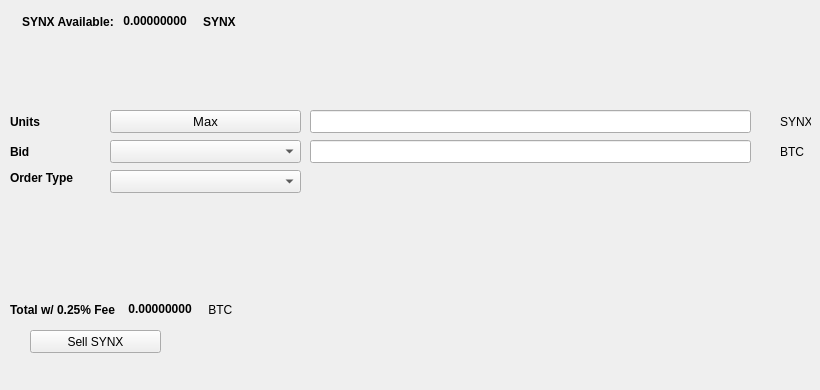
   <widget class="QWidget" name="SellTab">
    <attribute name="title">
     <string>Sell</string>
    </attribute>
    <widget class="QLabel" name="label_16">
     <property name="geometry">
      <rect>
       <x>780</x>
       <y>140</y>
       <width>31</width>
       <height>23</height>
      </rect>
     </property>
     <property name="text">
      <string>BTC</string>
     </property>
    </widget>
    <widget class="QComboBox" name="SellBidcomboBox">
     <property name="geometry">
      <rect>
       <x>110</x>
       <y>140</y>
       <width>191</width>
       <height>23</height>
      </rect>
     </property>
     <property name="font">
      <font>
       <pointsize>10</pointsize>
      </font>
     </property>
    </widget>
    <widget class="QLabel" name="label_18">
     <property name="geometry">
      <rect>
       <x>10</x>
       <y>110</y>
       <width>46</width>
       <height>23</height>
      </rect>
     </property>
     <property name="font">
      <font>
       <weight>75</weight>
       <bold>true</bold>
      </font>
     </property>
     <property name="text">
      <string>Units</string>
     </property>
    </widget>
    <widget class="QPushButton" name="Sell_Max_Amount">
     <property name="geometry">
      <rect>
       <x>110</x>
       <y>110</y>
       <width>191</width>
       <height>23</height>
      </rect>
     </property>
     <property name="font">
      <font>
       <pointsize>10</pointsize>
      </font>
     </property>
     <property name="text">
      <string>Max</string>
     </property>
    </widget>
    <widget class="QLabel" name="label_20">
     <property name="geometry">
      <rect>
       <x>10</x>
       <y>170</y>
       <width>91</width>
       <height>16</height>
      </rect>
     </property>
     <property name="font">
      <font>
       <weight>75</weight>
       <bold>true</bold>
      </font>
     </property>
     <property name="text">
      <string>Order Type</string>
     </property>
    </widget>
    <widget class="QComboBox" name="SellOrdertypeCombo">
     <property name="geometry">
      <rect>
       <x>110</x>
       <y>170</y>
       <width>191</width>
       <height>23</height>
      </rect>
     </property>
     <property name="font">
      <font>
       <pointsize>10</pointsize>
      </font>
     </property>
    </widget>
    <widget class="QLabel" name="label_21">
     <property name="geometry">
      <rect>
       <x>10</x>
       <y>140</y>
       <width>46</width>
       <height>23</height>
      </rect>
     </property>
     <property name="font">
      <font>
       <weight>75</weight>
       <bold>true</bold>
      </font>
     </property>
     <property name="text">
      <string>Bid</string>
     </property>
    </widget>
    <widget class="QLabel" name="label_22">
     <property name="geometry">
      <rect>
       <x>780</x>
       <y>110</y>
       <width>31</width>
       <height>23</height>
      </rect>
     </property>
     <property name="text">
      <string>SYNX</string>
     </property>
    </widget>
    <widget class="QLineEdit" name="UnitsInputSYNX">
     <property name="geometry">
      <rect>
       <x>310</x>
       <y>110</y>
       <width>441</width>
       <height>23</height>
      </rect>
     </property>
     <property name="font">
      <font>
       <pointsize>9</pointsize>
       <weight>75</weight>
       <bold>true</bold>
      </font>
     </property>
    </widget>
    <widget class="QLineEdit" name="SellBidPriceEdit">
     <property name="geometry">
      <rect>
       <x>310</x>
       <y>140</y>
       <width>441</width>
       <height>23</height>
      </rect>
     </property>
     <property name="font">
      <font>
       <pointsize>9</pointsize>
       <weight>75</weight>
       <bold>true</bold>
      </font>
     </property>
    </widget>
    <widget class="QPushButton" name="SellSYNXBTN">
     <property name="geometry">
      <rect>
       <x>30</x>
       <y>330</y>
       <width>131</width>
       <height>23</height>
      </rect>
     </property>
     <property name="text">
      <string>Sell SYNX</string>
     </property>
     <property name="icon">
      <iconset resource="../syndicate">
       <normaloff>:/icons/bitcoin</normaloff>:/icons/bitcoin</iconset>
     </property>
    </widget>
    <widget class="QWidget" name="layoutWidget3">
     <property name="geometry">
      <rect>
       <x>22</x>
       <y>12</y>
       <width>258</width>
       <height>19</height>
      </rect>
     </property>
     <layout class="QHBoxLayout" name="horizontalLayout">
      <item>
       <widget class="QLabel" name="label232_2">
        <property name="font">
         <font>
          <weight>75</weight>
          <bold>true</bold>
         </font>
        </property>
        <property name="text">
         <string>SYNX Available:</string>
        </property>
       </widget>
      </item>
      <item>
       <widget class="QLabel" name="SYNXAvailableLabel">
        <property name="palette">
         <palette>
          <active>
           <colorrole role="WindowText">
            <brush brushstyle="SolidPattern">
             <color alpha="255">
              <red>0</red>
              <green>0</green>
              <blue>0</blue>
             </color>
            </brush>
           </colorrole>
           <colorrole role="Button">
            <brush brushstyle="SolidPattern">
             <color alpha="255">
              <red>0</red>
              <green>170</green>
              <blue>0</blue>
             </color>
            </brush>
           </colorrole>
           <colorrole role="Light">
            <brush brushstyle="SolidPattern">
             <color alpha="255">
              <red>0</red>
              <green>255</green>
              <blue>0</blue>
             </color>
            </brush>
           </colorrole>
           <colorrole role="Midlight">
            <brush brushstyle="SolidPattern">
             <color alpha="255">
              <red>0</red>
              <green>212</green>
              <blue>0</blue>
             </color>
            </brush>
           </colorrole>
           <colorrole role="Dark">
            <brush brushstyle="SolidPattern">
             <color alpha="255">
              <red>0</red>
              <green>85</green>
              <blue>0</blue>
             </color>
            </brush>
           </colorrole>
           <colorrole role="Mid">
            <brush brushstyle="SolidPattern">
             <color alpha="255">
              <red>0</red>
              <green>113</green>
              <blue>0</blue>
             </color>
            </brush>
           </colorrole>
           <colorrole role="Text">
            <brush brushstyle="SolidPattern">
             <color alpha="255">
              <red>0</red>
              <green>170</green>
              <blue>0</blue>
             </color>
            </brush>
           </colorrole>
           <colorrole role="BrightText">
            <brush brushstyle="SolidPattern">
             <color alpha="255">
              <red>255</red>
              <green>255</green>
              <blue>255</blue>
             </color>
            </brush>
           </colorrole>
           <colorrole role="ButtonText">
            <brush brushstyle="SolidPattern">
             <color alpha="255">
              <red>0</red>
              <green>0</green>
              <blue>0</blue>
             </color>
            </brush>
           </colorrole>
           <colorrole role="Base">
            <brush brushstyle="SolidPattern">
             <color alpha="255">
              <red>255</red>
              <green>255</green>
              <blue>255</blue>
             </color>
            </brush>
           </colorrole>
           <colorrole role="Window">
            <brush brushstyle="SolidPattern">
             <color alpha="255">
              <red>0</red>
              <green>170</green>
              <blue>0</blue>
             </color>
            </brush>
           </colorrole>
           <colorrole role="Shadow">
            <brush brushstyle="SolidPattern">
             <color alpha="255">
              <red>0</red>
              <green>0</green>
              <blue>0</blue>
             </color>
            </brush>
           </colorrole>
           <colorrole role="AlternateBase">
            <brush brushstyle="SolidPattern">
             <color alpha="255">
              <red>127</red>
              <green>212</green>
              <blue>127</blue>
             </color>
            </brush>
           </colorrole>
           <colorrole role="ToolTipBase">
            <brush brushstyle="SolidPattern">
             <color alpha="255">
              <red>255</red>
              <green>255</green>
              <blue>220</blue>
             </color>
            </brush>
           </colorrole>
           <colorrole role="ToolTipText">
            <brush brushstyle="SolidPattern">
             <color alpha="255">
              <red>0</red>
              <green>0</green>
              <blue>0</blue>
             </color>
            </brush>
           </colorrole>
          </active>
          <inactive>
           <colorrole role="WindowText">
            <brush brushstyle="SolidPattern">
             <color alpha="255">
              <red>0</red>
              <green>0</green>
              <blue>0</blue>
             </color>
            </brush>
           </colorrole>
           <colorrole role="Button">
            <brush brushstyle="SolidPattern">
             <color alpha="255">
              <red>0</red>
              <green>170</green>
              <blue>0</blue>
             </color>
            </brush>
           </colorrole>
           <colorrole role="Light">
            <brush brushstyle="SolidPattern">
             <color alpha="255">
              <red>0</red>
              <green>255</green>
              <blue>0</blue>
             </color>
            </brush>
           </colorrole>
           <colorrole role="Midlight">
            <brush brushstyle="SolidPattern">
             <color alpha="255">
              <red>0</red>
              <green>212</green>
              <blue>0</blue>
             </color>
            </brush>
           </colorrole>
           <colorrole role="Dark">
            <brush brushstyle="SolidPattern">
             <color alpha="255">
              <red>0</red>
              <green>85</green>
              <blue>0</blue>
             </color>
            </brush>
           </colorrole>
           <colorrole role="Mid">
            <brush brushstyle="SolidPattern">
             <color alpha="255">
              <red>0</red>
              <green>113</green>
              <blue>0</blue>
             </color>
            </brush>
           </colorrole>
           <colorrole role="Text">
            <brush brushstyle="SolidPattern">
             <color alpha="255">
              <red>0</red>
              <green>170</green>
              <blue>0</blue>
             </color>
            </brush>
           </colorrole>
           <colorrole role="BrightText">
            <brush brushstyle="SolidPattern">
             <color alpha="255">
              <red>255</red>
              <green>255</green>
              <blue>255</blue>
             </color>
            </brush>
           </colorrole>
           <colorrole role="ButtonText">
            <brush brushstyle="SolidPattern">
             <color alpha="255">
              <red>0</red>
              <green>0</green>
              <blue>0</blue>
             </color>
            </brush>
           </colorrole>
           <colorrole role="Base">
            <brush brushstyle="SolidPattern">
             <color alpha="255">
              <red>255</red>
              <green>255</green>
              <blue>255</blue>
             </color>
            </brush>
           </colorrole>
           <colorrole role="Window">
            <brush brushstyle="SolidPattern">
             <color alpha="255">
              <red>0</red>
              <green>170</green>
              <blue>0</blue>
             </color>
            </brush>
           </colorrole>
           <colorrole role="Shadow">
            <brush brushstyle="SolidPattern">
             <color alpha="255">
              <red>0</red>
              <green>0</green>
              <blue>0</blue>
             </color>
            </brush>
           </colorrole>
           <colorrole role="AlternateBase">
            <brush brushstyle="SolidPattern">
             <color alpha="255">
              <red>127</red>
              <green>212</green>
              <blue>127</blue>
             </color>
            </brush>
           </colorrole>
           <colorrole role="ToolTipBase">
            <brush brushstyle="SolidPattern">
             <color alpha="255">
              <red>255</red>
              <green>255</green>
              <blue>220</blue>
             </color>
            </brush>
           </colorrole>
           <colorrole role="ToolTipText">
            <brush brushstyle="SolidPattern">
             <color alpha="255">
              <red>0</red>
              <green>0</green>
              <blue>0</blue>
             </color>
            </brush>
           </colorrole>
          </inactive>
          <disabled>
           <colorrole role="WindowText">
            <brush brushstyle="SolidPattern">
             <color alpha="255">
              <red>0</red>
              <green>85</green>
              <blue>0</blue>
             </color>
            </brush>
           </colorrole>
           <colorrole role="Button">
            <brush brushstyle="SolidPattern">
             <color alpha="255">
              <red>0</red>
              <green>170</green>
              <blue>0</blue>
             </color>
            </brush>
           </colorrole>
           <colorrole role="Light">
            <brush brushstyle="SolidPattern">
             <color alpha="255">
              <red>0</red>
              <green>255</green>
              <blue>0</blue>
             </color>
            </brush>
           </colorrole>
           <colorrole role="Midlight">
            <brush brushstyle="SolidPattern">
             <color alpha="255">
              <red>0</red>
              <green>212</green>
              <blue>0</blue>
             </color>
            </brush>
           </colorrole>
           <colorrole role="Dark">
            <brush brushstyle="SolidPattern">
             <color alpha="255">
              <red>0</red>
              <green>85</green>
              <blue>0</blue>
             </color>
            </brush>
           </colorrole>
           <colorrole role="Mid">
            <brush brushstyle="SolidPattern">
             <color alpha="255">
              <red>0</red>
              <green>113</green>
              <blue>0</blue>
             </color>
            </brush>
           </colorrole>
           <colorrole role="Text">
            <brush brushstyle="SolidPattern">
             <color alpha="255">
              <red>0</red>
              <green>85</green>
              <blue>0</blue>
             </color>
            </brush>
           </colorrole>
           <colorrole role="BrightText">
            <brush brushstyle="SolidPattern">
             <color alpha="255">
              <red>255</red>
              <green>255</green>
              <blue>255</blue>
             </color>
            </brush>
           </colorrole>
           <colorrole role="ButtonText">
            <brush brushstyle="SolidPattern">
             <color alpha="255">
              <red>0</red>
              <green>85</green>
              <blue>0</blue>
             </color>
            </brush>
           </colorrole>
           <colorrole role="Base">
            <brush brushstyle="SolidPattern">
             <color alpha="255">
              <red>0</red>
              <green>170</green>
              <blue>0</blue>
             </color>
            </brush>
           </colorrole>
           <colorrole role="Window">
            <brush brushstyle="SolidPattern">
             <color alpha="255">
              <red>0</red>
              <green>170</green>
              <blue>0</blue>
             </color>
            </brush>
           </colorrole>
           <colorrole role="Shadow">
            <brush brushstyle="SolidPattern">
             <color alpha="255">
              <red>0</red>
              <green>0</green>
              <blue>0</blue>
             </color>
            </brush>
           </colorrole>
           <colorrole role="AlternateBase">
            <brush brushstyle="SolidPattern">
             <color alpha="255">
              <red>0</red>
              <green>170</green>
              <blue>0</blue>
             </color>
            </brush>
           </colorrole>
           <colorrole role="ToolTipBase">
            <brush brushstyle="SolidPattern">
             <color alpha="255">
              <red>255</red>
              <green>255</green>
              <blue>220</blue>
             </color>
            </brush>
           </colorrole>
           <colorrole role="ToolTipText">
            <brush brushstyle="SolidPattern">
             <color alpha="255">
              <red>0</red>
              <green>0</green>
              <blue>0</blue>
             </color>
            </brush>
           </colorrole>
          </disabled>
         </palette>
        </property>
        <property name="font">
         <font>
          <weight>75</weight>
          <bold>true</bold>
         </font>
        </property>
        <property name="text">
         <string> 0.00000000 </string>
        </property>
        <property name="textInteractionFlags">
         <set>Qt::LinksAccessibleByMouse|Qt::TextSelectableByKeyboard|Qt::TextSelectableByMouse</set>
        </property>
       </widget>
      </item>
      <item>
       <widget class="QLabel" name="labelSYNX">
        <property name="font">
         <font>
          <weight>75</weight>
          <bold>true</bold>
         </font>
        </property>
        <property name="text">
         <string>SYNX</string>
        </property>
       </widget>
      </item>
     </layout>
    </widget>
    <widget class="QWidget" name="layoutWidget">
     <property name="geometry">
      <rect>
       <x>10</x>
       <y>300</y>
       <width>268</width>
       <height>19</height>
      </rect>
     </property>
     <layout class="QHBoxLayout" name="horizontalLayout_2">
      <item>
       <widget class="QLabel" name="label_19">
        <property name="font">
         <font>
          <weight>75</weight>
          <bold>true</bold>
         </font>
        </property>
        <property name="text">
         <string>Total w/ 0.25% Fee </string>
        </property>
       </widget>
      </item>
      <item>
       <widget class="QLabel" name="SellCostLabel">
        <property name="palette">
         <palette>
          <active>
           <colorrole role="WindowText">
            <brush brushstyle="SolidPattern">
             <color alpha="255">
              <red>0</red>
              <green>0</green>
              <blue>0</blue>
             </color>
            </brush>
           </colorrole>
           <colorrole role="Button">
            <brush brushstyle="SolidPattern">
             <color alpha="255">
              <red>0</red>
              <green>170</green>
              <blue>0</blue>
             </color>
            </brush>
           </colorrole>
           <colorrole role="Light">
            <brush brushstyle="SolidPattern">
             <color alpha="255">
              <red>0</red>
              <green>255</green>
              <blue>0</blue>
             </color>
            </brush>
           </colorrole>
           <colorrole role="Midlight">
            <brush brushstyle="SolidPattern">
             <color alpha="255">
              <red>0</red>
              <green>212</green>
              <blue>0</blue>
             </color>
            </brush>
           </colorrole>
           <colorrole role="Dark">
            <brush brushstyle="SolidPattern">
             <color alpha="255">
              <red>0</red>
              <green>85</green>
              <blue>0</blue>
             </color>
            </brush>
           </colorrole>
           <colorrole role="Mid">
            <brush brushstyle="SolidPattern">
             <color alpha="255">
              <red>0</red>
              <green>113</green>
              <blue>0</blue>
             </color>
            </brush>
           </colorrole>
           <colorrole role="Text">
            <brush brushstyle="SolidPattern">
             <color alpha="255">
              <red>0</red>
              <green>170</green>
              <blue>0</blue>
             </color>
            </brush>
           </colorrole>
           <colorrole role="BrightText">
            <brush brushstyle="SolidPattern">
             <color alpha="255">
              <red>255</red>
              <green>255</green>
              <blue>255</blue>
             </color>
            </brush>
           </colorrole>
           <colorrole role="ButtonText">
            <brush brushstyle="SolidPattern">
             <color alpha="255">
              <red>0</red>
              <green>0</green>
              <blue>0</blue>
             </color>
            </brush>
           </colorrole>
           <colorrole role="Base">
            <brush brushstyle="SolidPattern">
             <color alpha="255">
              <red>255</red>
              <green>255</green>
              <blue>255</blue>
             </color>
            </brush>
           </colorrole>
           <colorrole role="Window">
            <brush brushstyle="SolidPattern">
             <color alpha="255">
              <red>0</red>
              <green>170</green>
              <blue>0</blue>
             </color>
            </brush>
           </colorrole>
           <colorrole role="Shadow">
            <brush brushstyle="SolidPattern">
             <color alpha="255">
              <red>0</red>
              <green>0</green>
              <blue>0</blue>
             </color>
            </brush>
           </colorrole>
           <colorrole role="AlternateBase">
            <brush brushstyle="SolidPattern">
             <color alpha="255">
              <red>127</red>
              <green>212</green>
              <blue>127</blue>
             </color>
            </brush>
           </colorrole>
           <colorrole role="ToolTipBase">
            <brush brushstyle="SolidPattern">
             <color alpha="255">
              <red>255</red>
              <green>255</green>
              <blue>220</blue>
             </color>
            </brush>
           </colorrole>
           <colorrole role="ToolTipText">
            <brush brushstyle="SolidPattern">
             <color alpha="255">
              <red>0</red>
              <green>0</green>
              <blue>0</blue>
             </color>
            </brush>
           </colorrole>
          </active>
          <inactive>
           <colorrole role="WindowText">
            <brush brushstyle="SolidPattern">
             <color alpha="255">
              <red>0</red>
              <green>0</green>
              <blue>0</blue>
             </color>
            </brush>
           </colorrole>
           <colorrole role="Button">
            <brush brushstyle="SolidPattern">
             <color alpha="255">
              <red>0</red>
              <green>170</green>
              <blue>0</blue>
             </color>
            </brush>
           </colorrole>
           <colorrole role="Light">
            <brush brushstyle="SolidPattern">
             <color alpha="255">
              <red>0</red>
              <green>255</green>
              <blue>0</blue>
             </color>
            </brush>
           </colorrole>
           <colorrole role="Midlight">
            <brush brushstyle="SolidPattern">
             <color alpha="255">
              <red>0</red>
              <green>212</green>
              <blue>0</blue>
             </color>
            </brush>
           </colorrole>
           <colorrole role="Dark">
            <brush brushstyle="SolidPattern">
             <color alpha="255">
              <red>0</red>
              <green>85</green>
              <blue>0</blue>
             </color>
            </brush>
           </colorrole>
           <colorrole role="Mid">
            <brush brushstyle="SolidPattern">
             <color alpha="255">
              <red>0</red>
              <green>113</green>
              <blue>0</blue>
             </color>
            </brush>
           </colorrole>
           <colorrole role="Text">
            <brush brushstyle="SolidPattern">
             <color alpha="255">
              <red>0</red>
              <green>170</green>
              <blue>0</blue>
             </color>
            </brush>
           </colorrole>
           <colorrole role="BrightText">
            <brush brushstyle="SolidPattern">
             <color alpha="255">
              <red>255</red>
              <green>255</green>
              <blue>255</blue>
             </color>
            </brush>
           </colorrole>
           <colorrole role="ButtonText">
            <brush brushstyle="SolidPattern">
             <color alpha="255">
              <red>0</red>
              <green>0</green>
              <blue>0</blue>
             </color>
            </brush>
           </colorrole>
           <colorrole role="Base">
            <brush brushstyle="SolidPattern">
             <color alpha="255">
              <red>255</red>
              <green>255</green>
              <blue>255</blue>
             </color>
            </brush>
           </colorrole>
           <colorrole role="Window">
            <brush brushstyle="SolidPattern">
             <color alpha="255">
              <red>0</red>
              <green>170</green>
              <blue>0</blue>
             </color>
            </brush>
           </colorrole>
           <colorrole role="Shadow">
            <brush brushstyle="SolidPattern">
             <color alpha="255">
              <red>0</red>
              <green>0</green>
              <blue>0</blue>
             </color>
            </brush>
           </colorrole>
           <colorrole role="AlternateBase">
            <brush brushstyle="SolidPattern">
             <color alpha="255">
              <red>127</red>
              <green>212</green>
              <blue>127</blue>
             </color>
            </brush>
           </colorrole>
           <colorrole role="ToolTipBase">
            <brush brushstyle="SolidPattern">
             <color alpha="255">
              <red>255</red>
              <green>255</green>
              <blue>220</blue>
             </color>
            </brush>
           </colorrole>
           <colorrole role="ToolTipText">
            <brush brushstyle="SolidPattern">
             <color alpha="255">
              <red>0</red>
              <green>0</green>
              <blue>0</blue>
             </color>
            </brush>
           </colorrole>
          </inactive>
          <disabled>
           <colorrole role="WindowText">
            <brush brushstyle="SolidPattern">
             <color alpha="255">
              <red>0</red>
              <green>85</green>
              <blue>0</blue>
             </color>
            </brush>
           </colorrole>
           <colorrole role="Button">
            <brush brushstyle="SolidPattern">
             <color alpha="255">
              <red>0</red>
              <green>170</green>
              <blue>0</blue>
             </color>
            </brush>
           </colorrole>
           <colorrole role="Light">
            <brush brushstyle="SolidPattern">
             <color alpha="255">
              <red>0</red>
              <green>255</green>
              <blue>0</blue>
             </color>
            </brush>
           </colorrole>
           <colorrole role="Midlight">
            <brush brushstyle="SolidPattern">
             <color alpha="255">
              <red>0</red>
              <green>212</green>
              <blue>0</blue>
             </color>
            </brush>
           </colorrole>
           <colorrole role="Dark">
            <brush brushstyle="SolidPattern">
             <color alpha="255">
              <red>0</red>
              <green>85</green>
              <blue>0</blue>
             </color>
            </brush>
           </colorrole>
           <colorrole role="Mid">
            <brush brushstyle="SolidPattern">
             <color alpha="255">
              <red>0</red>
              <green>113</green>
              <blue>0</blue>
             </color>
            </brush>
           </colorrole>
           <colorrole role="Text">
            <brush brushstyle="SolidPattern">
             <color alpha="255">
              <red>0</red>
              <green>85</green>
              <blue>0</blue>
             </color>
            </brush>
           </colorrole>
           <colorrole role="BrightText">
            <brush brushstyle="SolidPattern">
             <color alpha="255">
              <red>255</red>
              <green>255</green>
              <blue>255</blue>
             </color>
            </brush>
           </colorrole>
           <colorrole role="ButtonText">
            <brush brushstyle="SolidPattern">
             <color alpha="255">
              <red>0</red>
              <green>85</green>
              <blue>0</blue>
             </color>
            </brush>
           </colorrole>
           <colorrole role="Base">
            <brush brushstyle="SolidPattern">
             <color alpha="255">
              <red>0</red>
              <green>170</green>
              <blue>0</blue>
             </color>
            </brush>
           </colorrole>
           <colorrole role="Window">
            <brush brushstyle="SolidPattern">
             <color alpha="255">
              <red>0</red>
              <green>170</green>
              <blue>0</blue>
             </color>
            </brush>
           </colorrole>
           <colorrole role="Shadow">
            <brush brushstyle="SolidPattern">
             <color alpha="255">
              <red>0</red>
              <green>0</green>
              <blue>0</blue>
             </color>
            </brush>
           </colorrole>
           <colorrole role="AlternateBase">
            <brush brushstyle="SolidPattern">
             <color alpha="255">
              <red>0</red>
              <green>170</green>
              <blue>0</blue>
             </color>
            </brush>
           </colorrole>
           <colorrole role="ToolTipBase">
            <brush brushstyle="SolidPattern">
             <color alpha="255">
              <red>255</red>
              <green>255</green>
              <blue>220</blue>
             </color>
            </brush>
           </colorrole>
           <colorrole role="ToolTipText">
            <brush brushstyle="SolidPattern">
             <color alpha="255">
              <red>0</red>
              <green>0</green>
              <blue>0</blue>
             </color>
            </brush>
           </colorrole>
          </disabled>
         </palette>
        </property>
        <property name="font">
         <font>
          <weight>75</weight>
          <bold>true</bold>
         </font>
        </property>
        <property name="autoFillBackground">
         <bool>false</bool>
        </property>
        <property name="text">
         <string> 0.00000000</string>
        </property>
        <property name="textInteractionFlags">
         <set>Qt::LinksAccessibleByMouse|Qt::TextSelectableByMouse</set>
        </property>
       </widget>
      </item>
      <item>
       <widget class="QLabel" name="label_17">
        <property name="font">
         <font>
          <weight>50</weight>
          <bold>false</bold>
         </font>
        </property>
        <property name="text">
         <string> BTC</string>
        </property>
       </widget>
      </item>
     </layout>
    </widget>
    <widget class="QLabel" name="label_23">
     <property name="geometry">
      <rect>
       <x>460</x>
       <y>300</y>
       <width>281</width>
       <height>81</height>
      </rect>
     </property>
     <property name="text">
      <string/>
     </property>
     <property name="pixmap">
      <pixmap>:/images/bittrex</pixmap>
     </property>
    </widget>
   </widget>
